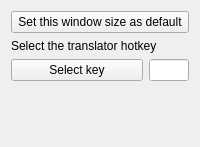
<?xml version="1.0" encoding="UTF-8"?>
<ui version="4.0">
 <class>SettingsWindow</class>
 <widget class="QWidget" name="SettingsWindow">
  <property name="geometry">
   <rect>
    <x>0</x>
    <y>0</y>
    <width>200</width>
    <height>147</height>
   </rect>
  </property>
  <property name="sizePolicy">
   <sizepolicy hsizetype="Ignored" vsizetype="Ignored">
    <horstretch>3</horstretch>
    <verstretch>3</verstretch>
   </sizepolicy>
  </property>
  <property name="minimumSize">
   <size>
    <width>0</width>
    <height>0</height>
   </size>
  </property>
  <property name="maximumSize">
   <size>
    <width>200</width>
    <height>147</height>
   </size>
  </property>
  <property name="windowTitle">
   <string>Settings</string>
  </property>
  <layout class="QVBoxLayout" name="verticalLayout">
   <item>
    <layout class="QHBoxLayout" name="horizontalLayout_4">
     <item>
      <widget class="QPushButton" name="setWindowSize">
       <property name="maximumSize">
        <size>
         <width>1000</width>
         <height>1000</height>
        </size>
       </property>
       <property name="text">
        <string>Set this window size as default</string>
       </property>
      </widget>
     </item>
    </layout>
   </item>
   <item>
    <widget class="QLabel" name="label">
     <property name="text">
      <string>Select the translator hotkey</string>
     </property>
    </widget>
   </item>
   <item>
    <layout class="QHBoxLayout" name="horizontalLayout">
     <item>
      <widget class="QPushButton" name="selectKey">
       <property name="text">
        <string>Select key</string>
       </property>
      </widget>
     </item>
     <item>
      <widget class="QLineEdit" name="selectedKey">
       <property name="maximumSize">
        <size>
         <width>40</width>
         <height>16777215</height>
        </size>
       </property>
       <property name="inputMethodHints">
        <set>Qt::ImhDigitsOnly</set>
       </property>
       <property name="inputMask">
        <string/>
       </property>
       <property name="text">
        <string/>
       </property>
      </widget>
     </item>
    </layout>
   </item>
   <item>
    <spacer name="verticalSpacer">
     <property name="orientation">
      <enum>Qt::Vertical</enum>
     </property>
     <property name="sizeType">
      <enum>QSizePolicy::Expanding</enum>
     </property>
     <property name="sizeHint" stdset="0">
      <size>
       <width>50</width>
       <height>40</height>
      </size>
     </property>
    </spacer>
   </item>
  </layout>
 </widget>
 <resources/>
 <connections/>
</ui>
